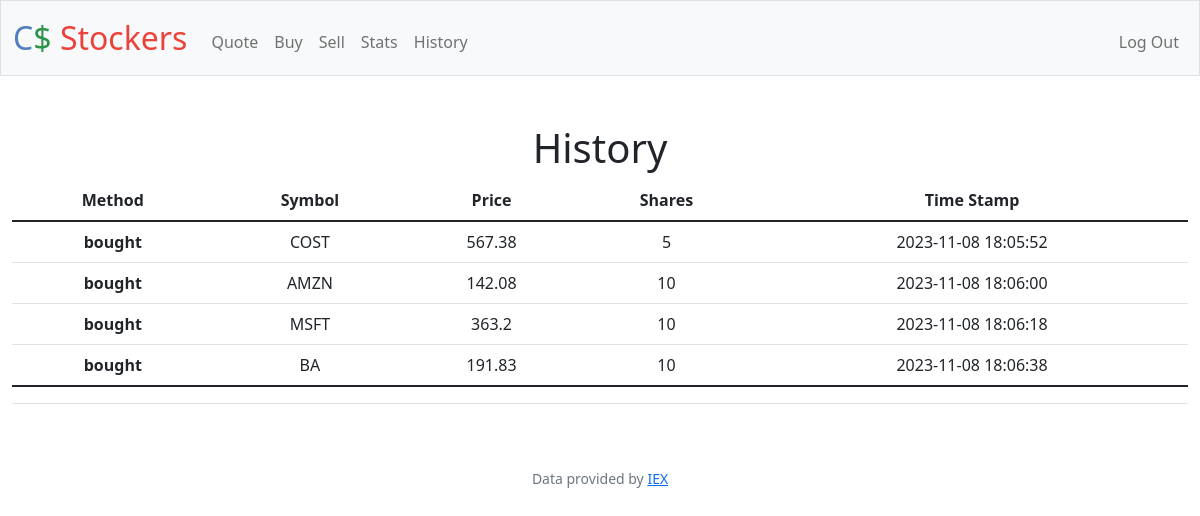
The app's page /history (signed in) with its own data.
### tables this page shows
CREATE TABLE "transactions" (
	"id"	INTEGER NOT NULL,
	"user_id"	NUMERIC,
	"symbol"	TEXT,
	"shares"	INTEGER,
	"price"	REAL,
	"date"	DATETIME,
	"sum"	INTEGER,
	PRIMARY KEY("id" AUTOINCREMENT)
);

### app.py (the view)
@app.route("/history")
@login_required
def history():
    user_id = session["user_id"]
    transactions_db = db.execute("SELECT * FROM transactions WHERE user_id = ?", user_id)
    data = []
    for row in transactions_db:
        shares = int(row["shares"])
        if shares < 0:
            method = "sold"
        else:
            method = "bought"
        data.append({"method": method, "symbol": row["symbol"], "price": row["price"],
                    "shares": row["shares"], "time": row["date"]})
    return render_template("history.html", data=data)

### app.py (called while the page is built)
@app.after_request
def after_request(response):
    response.headers["Cache-Control"] = "no-cache, no-store, must-revalidate"
    response.headers["Expires"] = 0
    response.headers["Pragma"] = "no-cache"
    return response

### helpers.py (called while the page is built)
def login_required(f):
    @wraps(f)
    def decorated_function(*args, **kwargs):
        if session.get("user_id") is None:
            return redirect("/login")
        return f(*args, **kwargs)
    return decorated_function

### templates/history.html (shortened to what this page needs)
{% extends "layout.html" %}
{% block main %}
    <h1>History</h1>
    <table class="table">
        <tr>
            <th scope="col">Method</th>
            <th scope="col">Symbol</th>
            <th scope="col">Price</th>
            <th scope="col">Shares</th>
            <th scope="col">Time Stamp</th>
        </tr>
          <tbody>
            {% for data in data%}
            <tr>
                <th scope="row"> {{ data["method"] }} </th>
                <td> {{ data["symbol"] }} </td>
                <td> {{ data["price"] }} </td>
                <td>{{ data["shares"] }}</td>
                <td>{{ data["time"] }}</td>
            </tr>
            {% endfor %}
        </tbody>
        <tfoot>
            <tr>
                <td></td>
                <td></td>
                <td></td>
                <td></td>
                <td>{{ total }}</td>
            </tr>
        </tfoot>
    </table>
{% endblock %}

### records on screen
transactions: method "bought", symbol "COST", price "567.38", shares "5", time "2023-11-08 18:05:52"
transactions: method "bought", symbol "AMZN", price "142.08", shares "10", time "2023-11-08 18:06:00"
transactions: method "bought", symbol "MSFT", price "363.2", shares "10", time "2023-11-08 18:06:18"
transactions: method "bought", symbol "BA", price "191.83", shares "10", time "2023-11-08 18:06:38"
